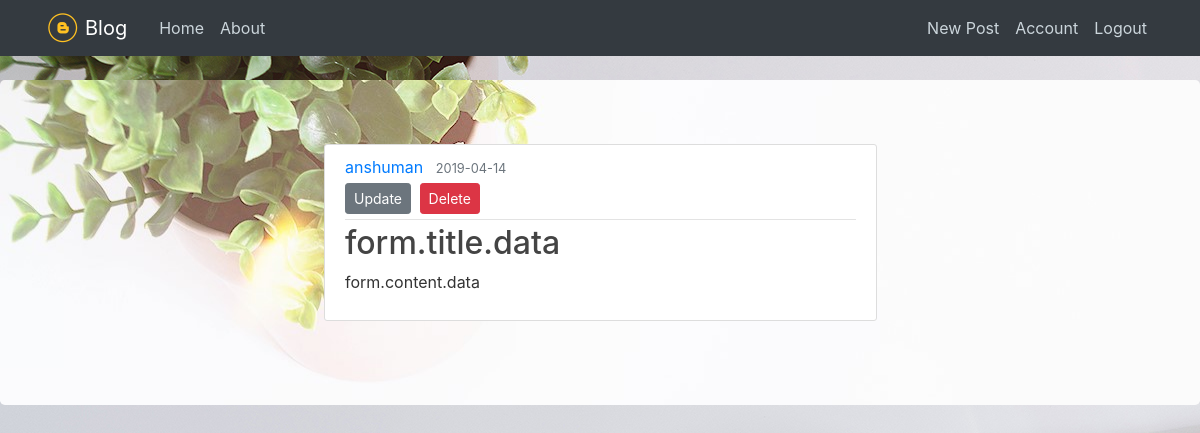
The app's page /post/2 (signed in) with its own data.
### blog/models.py (models this page shows, shortened)
class User(db.Model, UserMixin):
    id=db.Column(db.Integer,primary_key=True)
    username = db.Column(db.String(20), unique=True, nullable=False)
    email = db.Column(db.String(120), unique=True, nullable=False)
    image_file = db.Column(db.String(20), nullable=False, default='default.jpg')
    password=db.Column(db.String(60),nullable=False)
    posts=db.relationship('Post',backref='author',lazy=True)

class Post(db.Model):
    id=db.Column(db.Integer,primary_key=True)
    title=db.Column(db.String(100), nullable=False)
    date_posted=db.Column(db.DateTime, nullable=False, default=datetime.utcnow)
    content=db.Column(db.Text,nullable=False)
    user_id=db.Column(db.Integer,db.ForeignKey('user.id'),nullable=False)

### blog/routes.py (the view)
@app.route("/post/<int:post_id>")
@login_required
def post(post_id):
    post=Post.query.get_or_404(post_id)
    return render_template('post.html', title=post.title,post=post)

### blog/models.py (called while the page is built)
@login_manager.user_loader
def load_user(user_id):
    return User.query.get(int(user_id))

### blog/templates/post.html (shortened to what this page needs)
{% extends "layout.html" %}
{% block content %}
  <article class="media content-section">
    <div class="media-body">
      <div class="article-metadata">
        <a class="mr-2" href="#">{{ post.author.username }}</a>
        <small class="text-muted">{{ post.date_posted.strftime('%Y-%m-%d') }}</small>
        {% if post.author == current_user %}
          <div>
            <a class="btn btn-secondary btn-sm mt-1 mb-1" href="{{ url_for('update_post', post_id=post.id) }}">Update</a>
            <button type="button" class="btn btn-danger btn-sm m-1" data-toggle="modal" data-target="#deleteModal">Delete</button>
          </div>
        {% endif %}
      </div>
      <h2 class="article-title">{{ post.title }}</h2>
      <p class="article-content">{{ post.content }}</p>
    </div>
  </article>
{% endblock content %}

### blog/static/main.css (style rules this page uses)
body { background: #fafafa; color: #333333; margin-top: 5rem; }
h1, h2, h3, h4, h5, h6 { color: #444444; }
.content-section { background: #ffffff; padding: 10px 20px; border: 1px solid #dddddd; border-radius: 3px; margin-bottom: 20px; }
.article-title { color: #444444; }
.article-content { white-space: pre-line; }
.article-metadata { padding-bottom: 1px; margin-bottom: 4px; border-bottom: 1px solid #e3e3e3 }

### records on screen
User: author.username "anshuman"
Post: date_posted "2019-04-14", title "form.title.data", content "form.content.data"
